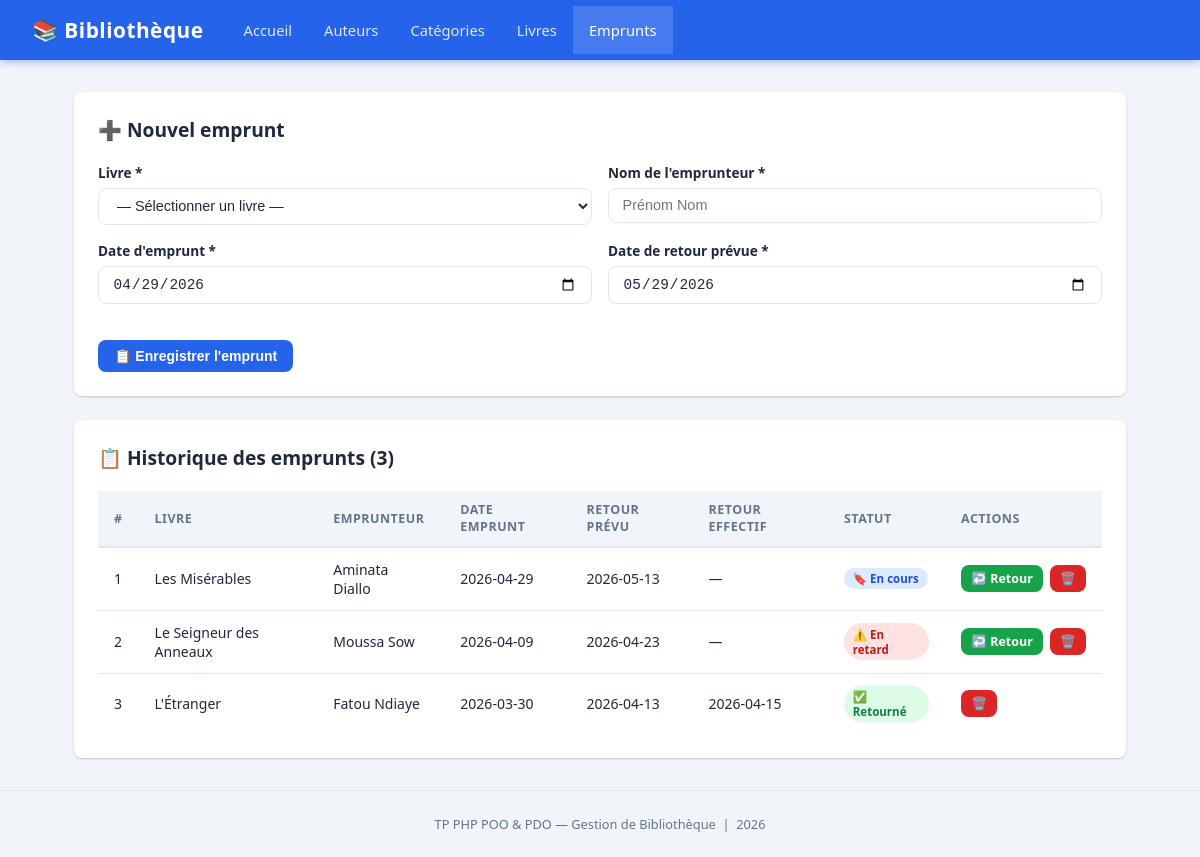
Page /pages/emprunts.php on the committed database.
### tables this page shows
CREATE TABLE IF NOT EXISTS emprunts (
    id                   INT AUTO_INCREMENT PRIMARY KEY,
    livre_id             INT,
    emprunteur           VARCHAR(150) NOT NULL,
    date_emprunt         DATE NOT NULL,
    date_retour_prevue   DATE NOT NULL,
    date_retour_effective DATE,
    retourne             TINYINT(1) DEFAULT 0,
    CONSTRAINT fk_emprunt_livre FOREIGN KEY (livre_id) REFERENCES livres(id) ON DELETE CASCADE
);

CREATE TABLE IF NOT EXISTS livres (
    id           INT AUTO_INCREMENT PRIMARY KEY,
    titre        VARCHAR(150) NOT NULL,
    isbn         VARCHAR(50),
    annee        INT,
    quantite     INT DEFAULT 1,
    auteur_id    INT,
    categorie_id INT,
    CONSTRAINT fk_livre_auteur    FOREIGN KEY (auteur_id)    REFERENCES auteurs(id)    ON DELETE SET NULL,
    CONSTRAINT fk_livre_categorie FOREIGN KEY (categorie_id) REFERENCES categories(id) ON DELETE SET NULL
);

### config/database.php (called while the page is built, shortened)
<?php
class Database {
    private static ?PDO $instance = null;
    public static function getInstance(): PDO {
        if (self::$instance === null) {
            $db = new self();
            $dsn = "mysql:host={$db->host};dbname={$db->dbname};charset={$db->charset}";
            try {
                self::$instance = new PDO($dsn, $db->user, $db->password, [
                    PDO::ATTR_ERRMODE            => PDO::ERRMODE_EXCEPTION,
                    PDO::ATTR_DEFAULT_FETCH_MODE => PDO::FETCH_ASSOC,
                    PDO::ATTR_EMULATE_PREPARES   => false,
                ]);
            } catch (PDOException $e) {
                die("Erreur de connexion : " . $e->getMessage());
            }
        }
        return self::$instance;
    }
}

### classes/Emprunt.php (called while the page is built, shortened)
<?php
require_once __DIR__ . '/../config/database.php';
class Emprunt {
    private PDO $pdo;
    public function __construct() {
        $this->pdo = Database::getInstance();
    }
    public function getAll(): array {
        $stmt = $this->pdo->query("
            SELECT e.*,
                   l.titre AS livre_titre,
                   l.isbn  AS livre_isbn
            FROM emprunts e
            LEFT JOIN livres l ON e.livre_id = l.id
            ORDER BY e.date_emprunt DESC
        ");
        return $stmt->fetchAll();
    }
}

### pages/emprunts.php (the view, shortened to what this page needs)
<?php
require_once '../classes/Emprunt.php';
$empruntModel = new Emprunt();
$emprunts   = $empruntModel->getAll();
$today      = date('Y-m-d');
$retourMax  = date('Y-m-d', strtotime('+30 days'));
require_once '../layout/header.php';
?>
<div class="card">
    <div class="card-header"><h2>➕ Nouvel emprunt</h2></div>
    <form method="POST" action="emprunts.php">
        <div class="form-row">
            <div class="form-group">
                <label for="livre_id">Livre *</label>
                <select id="livre_id" name="livre_id" required>
                    <option value="">— Sélectionner un livre —</option>
                </select>
            </div>
            <div class="form-group">
                <label for="emprunteur">Nom de l'emprunteur *</label>
                <input type="text" id="emprunteur" name="emprunteur" required
                       placeholder="Prénom Nom">
            </div>
        </div>
        <div class="form-row">
            <div class="form-group">
                <label for="date_emprunt">Date d'emprunt *</label>
                <input type="date" id="date_emprunt" name="date_emprunt"
                       value="<?= $today ?>" required>
            </div>
            <div class="form-group">
                <label for="date_retour_prevue">Date de retour prévue *</label>
                <input type="date" id="date_retour_prevue" name="date_retour_prevue"
                       value="<?= $retourMax ?>" required>
            </div>
        </div>
        <div class="form-actions">
            <button type="submit" class="btn btn-primary">📋 Enregistrer l'emprunt</button>
        </div>
    </form>
</div>
<div class="card">
    <div class="card-header">
        <h2>📋 Historique des emprunts (<?= count($emprunts) ?>)</h2>
    </div>
    <?php if (empty($emprunts)): ?>
        <p style="color:var(--muted);text-align:center;padding:1.5rem 0;">Aucun emprunt enregistré.</p>
    <?php else: ?>
    <div class="table-wrap">
        <table>
            <thead>
                <tr>
                    <th>#</th><th>Livre</th><th>Emprunteur</th>
                    <th>Date emprunt</th><th>Retour prévu</th><th>Retour effectif</th>
                    <th>Statut</th><th>Actions</th>
                </tr>
            </thead>
            <tbody>
                <?php foreach ($emprunts as $e):
                    $enRetard = !$e['retourne'] && $e['date_retour_prevue'] < $today;
                ?>
                <tr>
                    <td><?= $e['id'] ?></td>
                    <td><?= htmlspecialchars($e['livre_titre'] ?? '—') ?></td>
                    <td><?= htmlspecialchars($e['emprunteur']) ?></td>
                    <td><?= $e['date_emprunt'] ?></td>
                    <td><?= $e['date_retour_prevue'] ?></td>
                    <td><?= $e['date_retour_effective'] ?? '—' ?></td>
                    <td>
                        <?php if ($e['retourne']): ?>
                            <span class="badge badge-success">✅ Retourné</span>
                        <?php elseif ($enRetard): ?>
                            <span class="badge badge-danger">⚠️ En retard</span>
                        <?php else: ?>
                            <span class="badge badge-info">🔖 En cours</span>
                        <?php endif; ?>
                    </td>
                    <td>
                        <div class="actions">
                            <?php if (!$e['retourne']): ?>
                                <a href="emprunts.php?action=retour&id=<?= $e['id'] ?>"
                                   class="btn btn-success btn-sm"
                                   onclick="return confirm('Marquer comme retourné ?')">↩️ Retour</a>
                            <?php endif; ?>
                            <a href="emprunts.php?action=delete&id=<?= $e['id'] ?>"
                               class="btn btn-danger btn-sm"
                               onclick="return confirm('Supprimer cet emprunt ?')">🗑️</a>
                        </div>
                    </td>
                </tr>
                <?php endforeach; ?>
            </tbody>
        </table>
    </div>
    <?php endif; ?>
</div>
<?php require_once '../layout/footer.php'; ?>

### assets/css/style.css (style rules this page uses)
*, *::before, *::after { box-sizing: border-box; margin: 0; padding: 0; }
:root { --primary: #2563eb; --primary-d: #1d4ed8; --success: #16a34a; --danger: #dc2626; --warning: #d97706; --bg: #f1f5f9; --white: #ffffff; --text: #1e293b; --muted: #64748b; --border: #e2e8f0; --shadow: 0 1px 3px rgba(0,0,0,.12), 0 1px 2px rgba(0,0,0,.08); --radius: 8px; }
body { font-family: 'Segoe UI', system-ui, sans-serif; background: var(--bg); color: var(--text); min-height: 100vh; }
.card { background: var(--white); border-radius: var(--radius); box-shadow: var(--shadow); padding: 1.5rem; margin-bottom: 1.5rem; }
.card-header { display: flex; align-items: center; justify-content: space-between; margin-bottom: 1.25rem; flex-wrap: wrap; gap: .75rem; }
.card-header h2 { font-size: 1.2rem; font-weight: 700; color: var(--text); }
.btn { display: inline-flex; align-items: center; gap: .4rem; padding: .5rem 1rem; border: none; border-radius: var(--radius); font-size: .875rem; font-weight: 600; cursor: pointer; text-decoration: none; transition: filter .15s, transform .1s; white-space: nowrap; }
.btn-primary { background: var(--primary); color: #fff; }
.btn-success { background: var(--success); color: #fff; }
.btn-danger { background: var(--danger); color: #fff; }
.btn-sm { padding: .3rem .65rem; font-size: .78rem; }
.table-wrap { overflow-x: auto; }
table { width: 100%; border-collapse: collapse; font-size: .875rem; }
thead th { background: var(--bg); color: var(--muted); font-weight: 700; font-size: .78rem; text-transform: uppercase; letter-spacing: .5px; padding: .65rem 1rem; text-align: left; border-bottom: 2px solid var(--border); }
tbody tr { transition: background .12s; }
tbody td { padding: .75rem 1rem; border-bottom: 1px solid var(--border); vertical-align: middle; }
tbody tr:last-child td { border-bottom: none; }
.actions { display: flex; gap: .4rem; }
.form-group { margin-bottom: 1rem; }
label { display: block; font-size: .85rem; font-weight: 600; color: var(--text); margin-bottom: .35rem; }
input[type="text"], input[type="number"], input[type="date"], select, textarea { width: 100%; padding: .55rem .85rem; border: 1.5px solid var(--border); border-radius: var(--radius); font-size: .9rem; color: var(--text); background: var(--white); transition: border-color .15s, box-shadow .15s; outline: none; }
.form-row { display: grid; grid-template-columns: 1fr 1fr; gap: 1rem; }
.form-actions { display: flex; gap: .75rem; margin-top: 1.25rem; flex-wrap: wrap; }
.badge { display: inline-block; padding: .2rem .55rem; border-radius: 999px; font-size: .72rem; font-weight: 700; }
.badge-success { background: #dcfce7; color: #15803d; }
.badge-danger { background: #fee2e2; color: #b91c1c; }
.badge-info { background: #dbeafe; color: #1d4ed8; }

### rows in the picture
emprunts: id "1", livre.titre "Les Misérables", emprunteur "Aminata Diallo", date_emprunt "2026-04-29", date_retour_prevue "2026-05-13", date_retour_effective "—", retourne "🔖 En cours"
emprunts: id "2", livre.titre "Le Seigneur des Anneaux", emprunteur "Moussa Sow", date_emprunt "2026-04-09", date_retour_prevue "2026-04-23", date_retour_effective "—", retourne "⚠️ En retard"
emprunts: id "3", livre.titre "L'Étranger", emprunteur "Fatou Ndiaye", date_emprunt "2026-03-30", date_retour_prevue "2026-04-13", date_retour_effective "2026-04-15", retourne "✅ Retourné"

### other values in the picture
count($emprunts) "3"
